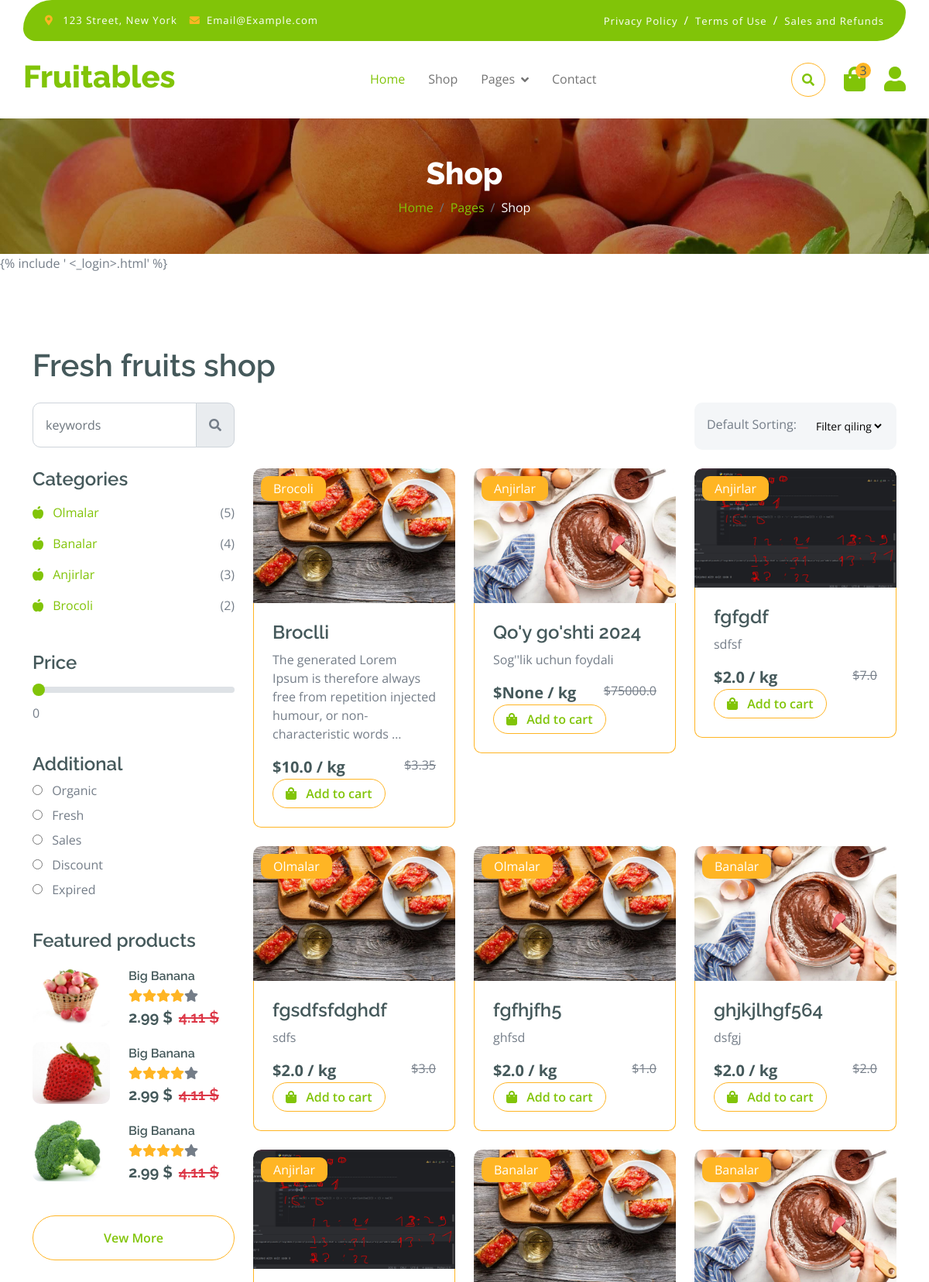
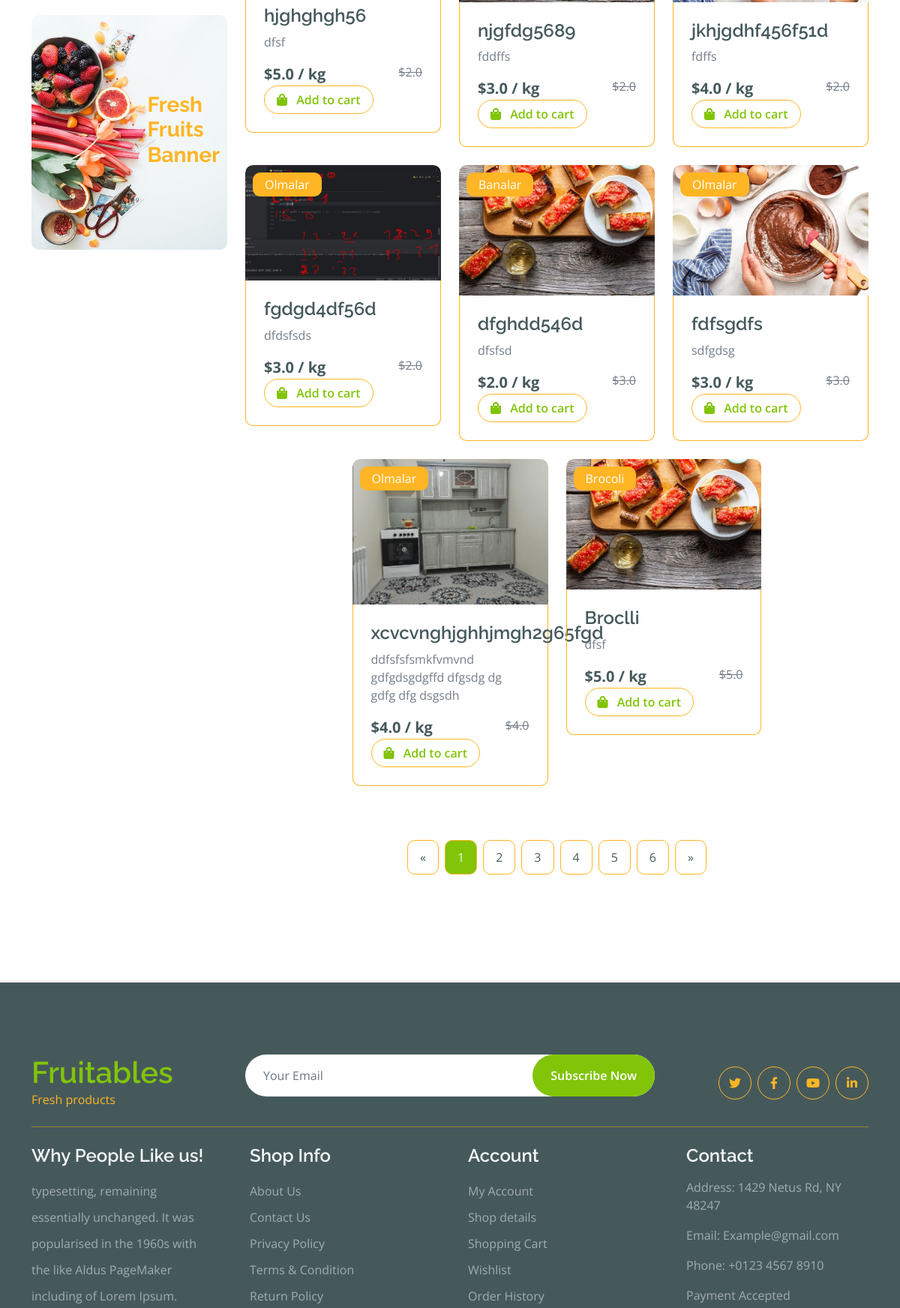
Screenshot of /products/ (upper part) with the database file from the repository (2 pictures, top to bottom).
### shop/models.py (models this page shows, shortened)
class Category(models.Model):
    name = models.CharField(max_length=50, unique=True, verbose_name="Kategoriya")
    image = models.ImageField(upload_to='categories/', null=True, blank=True)
    slug = models.SlugField(null=True, blank=True)
    parent = models.ForeignKey('self', on_delete=models.CASCADE,
                               null=True, blank=True,
                               related_name='subcategories')

class Product(models.Model):
    category = models.ForeignKey(Category, on_delete=models.CASCADE, verbose_name="Kategoriya")
    filter_choice = models.CharField(max_length=3, choices=FILTER_CHOICES, null=True)
    name = models.CharField(max_length=255, verbose_name="Nomi")
    description = models.TextField(blank=True, null=True)
    price = models.FloatField()
    discount = models.FloatField(null=True, blank=True)
    quantity = models.IntegerField(default=0)
    image = models.ImageField(upload_to='products/', verbose_name="Rasmi")
    slug = models.SlugField(null=True, blank=True)

### shop/views.py (the view)
# urls.py: path('products/', AllProductsList.as_view(), name='all_products'),
class AllProductsList(ProductList):
    template_name = 'shop/all_products.html'

### shop/templates/shop/all_products.html (shortened to what this page needs)
{% extends 'base.html' %}
{% block hero %}
{% include 'shop/components/_single_page.html' %}
{% endblock hero %}
{% block main %}
<div class="container-fluid fruite py-5">
    <div class="container py-5">
        <h1 class="mb-4">Fresh fruits shop</h1>
        <div class="row g-4">
            <div class="col-lg-12">
                <div class="row g-4">
                    <div class="col-xl-3">
                        <div class="input-group w-100 mx-auto d-flex">
                            <input type="search" class="form-control p-3" placeholder="keywords"
                                   aria-describedby="search-icon-1">
                            <span id="search-icon-1" class="input-group-text p-3"><i class="fa fa-search"></i></span>
                        </div>
                    </div>
                    <div class="col-6"></div>
                    <div class="col-xl-3">
                        <div class="bg-light ps-3 py-3 rounded d-flex justify-content-between mb-4">
                            <label for="fruits">Default Sorting:</label>
                            <select id="my_select" onchange="redirectToPage()" name="fruitlist"
                                    class="border-0 form-select-sm bg-light me-3">
                                <option value="">Filter qiling</option>
                            </select>
                        </div>
                    </div>
                </div>
                <div class="row g-4">
                    <div class="col-lg-3">
                        <div class="row g-4">
                            <div class="col-lg-12">
                                <div class="mb-3">
                                    <h4>Categories</h4>
                                    <ul class="list-unstyled fruite-categorie">
                                        {% for category in categories %}
                                        {% for subcategory in category.subcategories.all %}
                                        <li>
                                            <div class="d-flex justify-content-between fruite-name">
                                                <a href="{% url 'subcategory' subcategory.slug %}"><i class="fas fa-apple-alt me-2"></i>
                                                    {{ subcategory.name }}
                                                </a>
                                                <span>({{ subcategory.product_set.count }})</span>
                                            </div>
                                        </li>
                                        {% endfor %}
                                        {% endfor %}
                                    </ul>
                                </div>
                            </div>
                            <div class="col-lg-12">
                                <div class="mb-3">
                                    <h4 class="mb-2">Price</h4>
                                    <input type="range" class="form-range w-100" id="rangeInput" name="rangeInput"
                                           min="0" max="500" value="0" oninput="amount.value=rangeInput.value">
                                    <output id="amount" name="amount" min-velue="0" max-value="500" for="rangeInput">0
                                    </output>
                                </div>
                            </div>
                            <div class="col-lg-12">
                                <div class="mb-3">
                                    <h4>Additional</h4>
                                    <div class="mb-2">
                                        <input type="radio" class="me-2" id="Categories-1" name="Categories-1"
                                               value="Beverages">
                                        <label for="Categories-1"> Organic</label>
                                    </div>
                                    <div class="mb-2">
                                        <input type="radio" class="me-2" id="Categories-2" name="Categories-1"
                                               value="Beverages">
                                        <label for="Categories-2"> Fresh</label>
                                    </div>
                                    <div class="mb-2">
                                        <input type="radio" class="me-2" id="Categories-3" name="Categories-1"
                                               value="Beverages">
                                        <label for="Categories-3"> Sales</label>
                                    </div>
                                    <div class="mb-2">
                                        <input type="radio" class="me-2" id="Categories-4" name="Categories-1"
                                               value="Beverages">
                                        <label for="Categories-4"> Discount</label>
                                    </div>
                                    <div class="mb-2">
                                        <input type="radio" class="me-2" id="Categories-5" name="Categories-1"
                                               value="Beverages">
                                        <label for="Categories-5"> Expired</label>
                                    </div>
                                </div>
                            </div>
                            <div class="col-lg-12">
                                <h4 class="mb-3">Featured products</h4>
                                <div class="d-flex align-items-center justify-content-start">
                                    <div class="rounded me-4" style="width: 100px; height: 100px;">
                                        <img src="img/featur-1.jpg" class="img-fluid rounded" alt="">
                                    </div>
                                    <div>
                                        <h6 class="mb-2">Big Banana</h6>
                                        <div class="d-flex mb-2">
                                            <i class="fa fa-star text-secondary"></i>
                                            <i class="fa fa-star text-secondary"></i>
                                            <i class="fa fa-star text-secondary"></i>
                                            <i class="fa fa-star text-secondary"></i>
                                            <i class="fa fa-star"></i>
                                        </div>
                                        <div class="d-flex mb-2">
                                            <h5 class="fw-bold me-2">2.99 $</h5>
                                            <h5 class="text-danger text-decoration-line-through">4.11 $</h5>
                                        </div>
                                    </div>
                                </div>
                                <div class="d-flex align-items-center justify-content-start">
                                    <div class="rounded me-4" style="width: 100px; height: 100px;">
                                        <img src="img/featur-2.jpg" class="img-fluid rounded" alt="">
                                    </div>
                                    <div>
                                        <h6 class="mb-2">Big Banana</h6>
                                        <div class="d-flex mb-2">
                                            <i class="fa fa-star text-secondary"></i>
                                            <i class="fa fa-star text-secondary"></i>
                                            <i class="fa fa-star text-secondary"></i>
                                            <i class="fa fa-star text-secondary"></i>
                                            <i class="fa fa-star"></i>
                                        </div>
                                        <div class="d-flex mb-2">
                                            <h5 class="fw-bold me-2">2.99 $</h5>
                                            <h5 class="text-danger text-decoration-line-through">4.11 $</h5>
                                        </div>
                                    </div>
                                </div>
                                <div class="d-flex align-items-center justify-content-start">
                                    <div class="rounded me-4" style="width: 100px; height: 100px;">
                                        <img src="img/featur-3.jpg" class="img-fluid rounded" alt="">
                                    </div>
                                    <div>
                                        <h6 class="mb-2">Big Banana</h6>
                                        <div class="d-flex mb-2">
                                            <i class="fa fa-star text-secondary"></i>
                                            <i class="fa fa-star text-secondary"></i>
                                            <i class="fa fa-star text-secondary"></i>
                                            <i class="fa fa-star text-secondary"></i>
                                            <i class="fa fa-star"></i>
                                        </div>
                                        <div class="d-flex mb-2">
                                            <h5 class="fw-bold me-2">2.99 $</h5>
                                            <h5 class="text-danger text-decoration-line-through">4.11 $</h5>
                                        </div>
                                    </div>
                                </div>
                                <div class="d-flex justify-content-center my-4">
                                    <a href="#"
                                       class="btn border border-secondary px-4 py-3 rounded-pill text-primary w-100">Vew
                                        More</a>
                                </div>
                            </div>
                            <div class="col-lg-12">
                                <div class="position-relative">
                                    <img src="img/banner-fruits.jpg" class="img-fluid w-100 rounded" alt="">
                                    <div class="position-absolute"
                                         style="top: 50%; right: 10px; transform: translateY(-50%);">
                                        <h3 class="text-secondary fw-bold">Fresh <br> Fruits <br> Banner</h3>
                                    </div>
                                </div>
                            </div>
                        </div>
                    </div>
                    <div class="col-lg-9">
                        <div class="row g-4 justify-content-center">
                            {% for product in products %}
                            <div class="col-md-6 col-lg-6 col-xl-4">
                                <div class="rounded position-relative fruite-item">
                                    <div class="fruite-img">
                                        <img src="{{ product.image.url }}" class="img-fluid w-100 rounded-top" alt="">
                                    </div>
                                    <div class="text-white bg-secondary px-3 py-1 rounded position-absolute"
                                         style="top: 10px; left: 10px;">
                                        {{ product.category.name }}
                                    </div>
                                    <div class="p-4 border border-secondary border-top-0 rounded-bottom">
                                        <h4>{{ product.name }}</h4>
                                        <p>{{ product.description|truncatewords:15 }}</p>
                                        <div class="d-flex justify-content-between flex-lg-wrap">
                                            <p class="text-dark fs-5 fw-bold mb-0">${{ product.discount }} / kg</p>
                                            <span class="text-body text-decoration-line-through">${{ product.price }}</span>
                                            <a href="#"
                                               class="btn border border-secondary rounded-pill px-3 text-primary"><i
                                                    class="fa fa-shopping-bag me-2 text-primary"></i> Add to cart</a>
                                        </div>
                                    </div>
                                </div>
                            </div>
                            {% endfor %}
                            <div class="col-12">
                                <div class="pagination d-flex justify-content-center mt-5">
                                    <a href="#" class="rounded">&laquo;</a>
                                    <a href="#" class="active rounded">1</a>
                                    <a href="#" class="rounded">2</a>
                                    <a href="#" class="rounded">3</a>
                                    <a href="#" class="rounded">4</a>
                                    <a href="#" class="rounded">5</a>
                                    <a href="#" class="rounded">6</a>
                                    <a href="#" class="rounded">&raquo;</a>
                                </div>
                            </div>
                        </div>
                    </div>
                </div>
            </div>
        </div>
    </div>
</div>
{% endblock main %}

### rows the page displays
Category: name "Olmalar", product_set.count "5"
Category: name "Banalar", product_set.count "4"
Category: name "Anjirlar", product_set.count "3"
Category: name "Brocoli", product_set.count "2"
Product: image (picture), category.name "Brocoli", name "Broclli", description "The generated Lorem Ipsum is therefore always free from repetition injected humour, or non-characteristic words …", discount "10.0", price "3.35"
Product: image (picture), category.name "Anjirlar", name "Qo'y go'shti 2024", description "Sog''lik uchun foydali", discount "None", price "75000.0"
Product: image (picture), category.name "Anjirlar", name "fgfgdf", description "sdfsf", discount "2.0", price "7.0"
Product: image (picture), category.name "Olmalar", name "fgsdfsfdghdf", description "sdfs", discount "2.0", price "3.0"
Product: image (picture), category.name "Olmalar", name "fgfhjfh5", description "ghfsd", discount "2.0", price "1.0"
Product: image (picture), category.name "Banalar", name "ghjkjlhgf564", description "dsfgj", discount "2.0", price "2.0"
Product: image (picture), category.name "Anjirlar", name "hjghghgh56", description "dfsf", discount "5.0", price "2.0"
Product: image (picture), category.name "Banalar", name "njgfdg5689", description "fddffs", discount "3.0", price "2.0"
Product: image (picture), category.name "Banalar", name "jkhjgdhf456f51d", description "fdffs", discount "4.0", price "2.0"
Product: image (picture), category.name "Olmalar", name "fgdgd4df56d", description "dfdsfsds", discount "3.0", price "2.0"
Product: image (picture), category.name "Banalar", name "dfghdd546d", description "dfsfsd", discount "2.0", price "3.0"
Product: image (picture), category.name "Olmalar", name "fdfsgdfs", description "sdfgdsg", discount "3.0", price "3.0"
Product: image (picture), category.name "Olmalar", name "xcvcvnghjghhjmgh2g65fgd", description "ddfsfsfsmkfvmvnd gdfgdsgdgffd dfgsdg dg gdfg dfg dsgsdh", discount "4.0", price "4.0"
Product: image (picture), category.name "Brocoli", name "Broclli", description "dfsf", discount "5.0", price "5.0"

### other values shown
{{ page_name }} "Shop"
